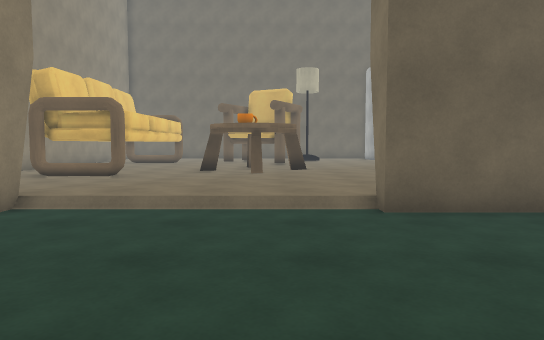
View 1 (above)

24 first-person views from a walk through a 3-D level made in the Unity game engine. The camera is 1.3 m above the floor, tilts 4° down and sees 70° across. The floor is counted in squares, 1 m on a side. Each view is taken from the middle of a square. On the plan, view 1 faces up. The plan holds only what a view shows up to about 16 squares ahead; the rest is blank. The place goes on beyond the plan. The player character is not drawn.

View 2
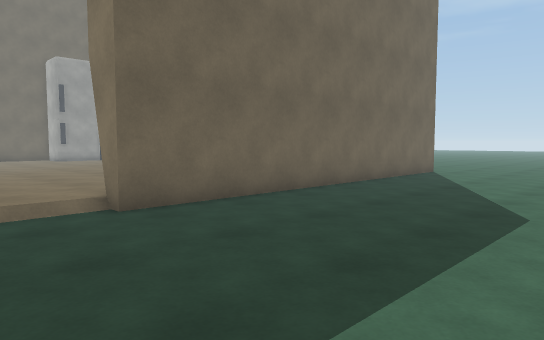

View 3
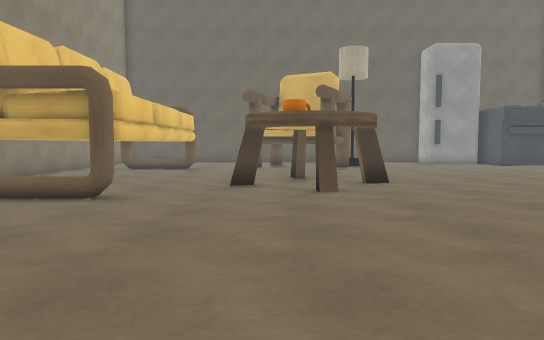

View 4
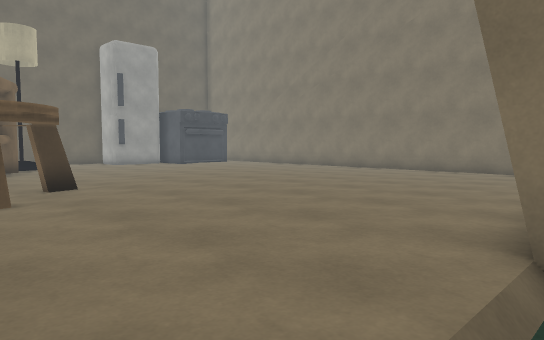

View 5
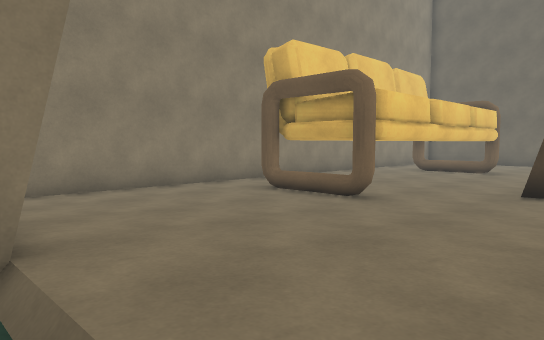

View 6
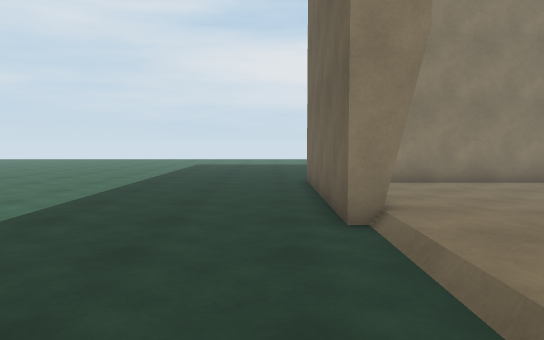

View 7
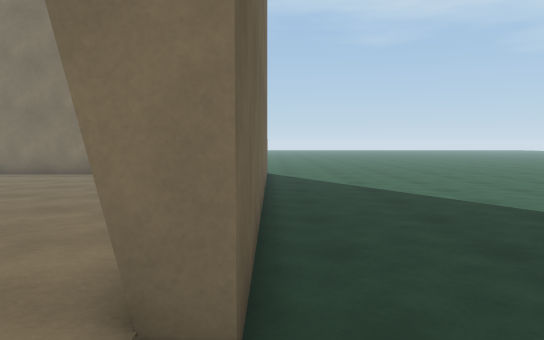

View 8
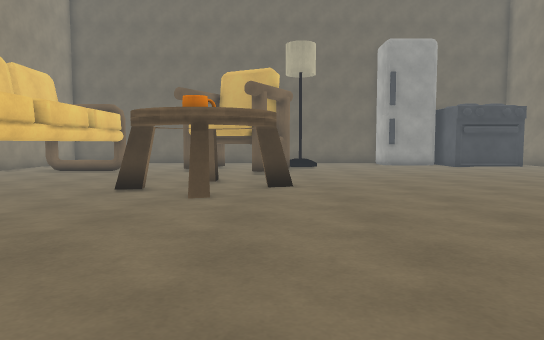

View 9
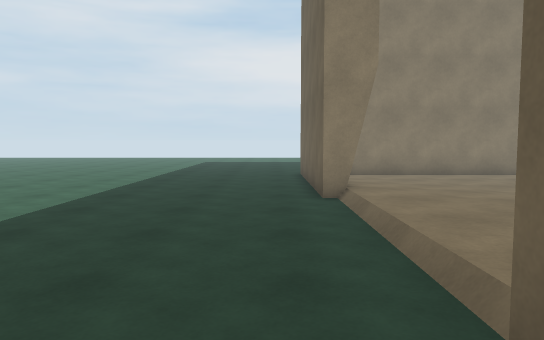

View 10
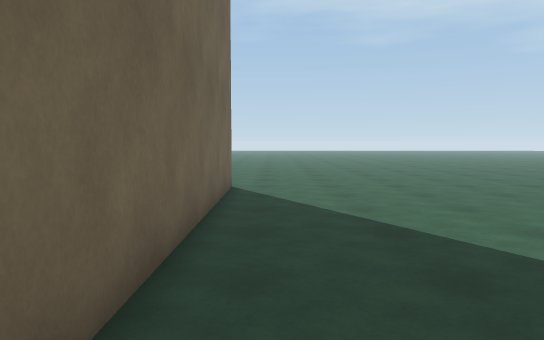

View 11
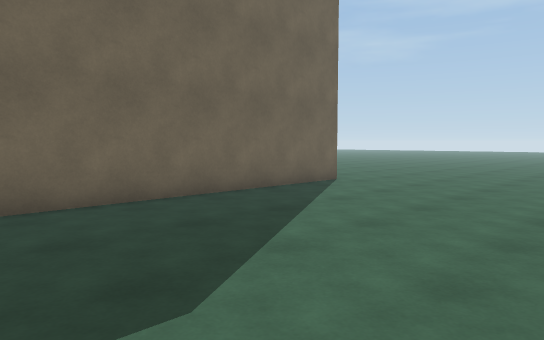

View 12
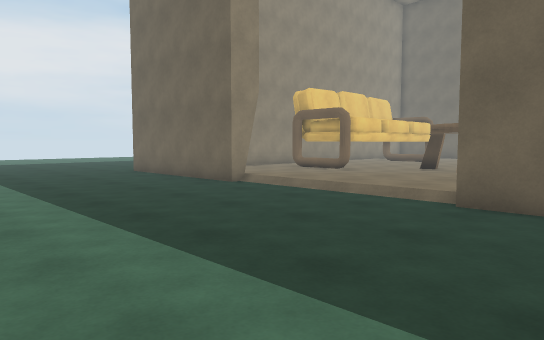

View 13
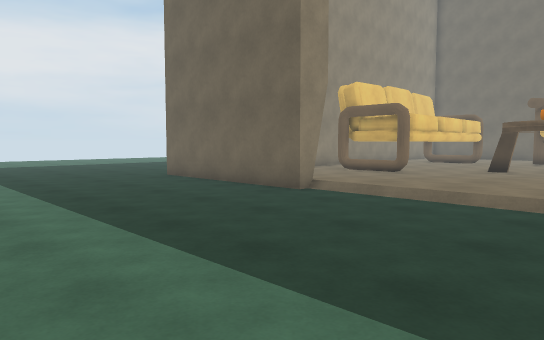

View 14
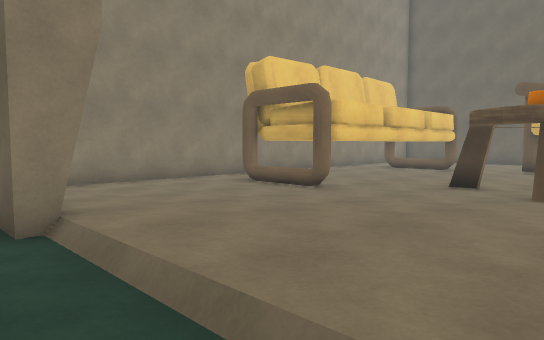

View 15
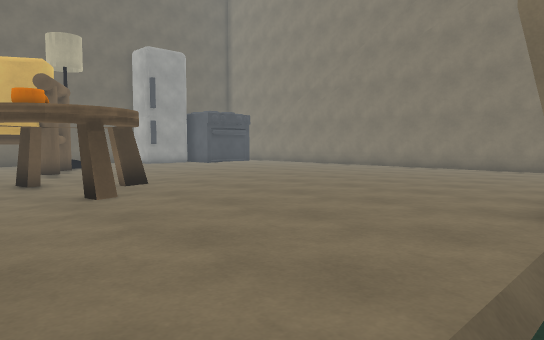

View 16
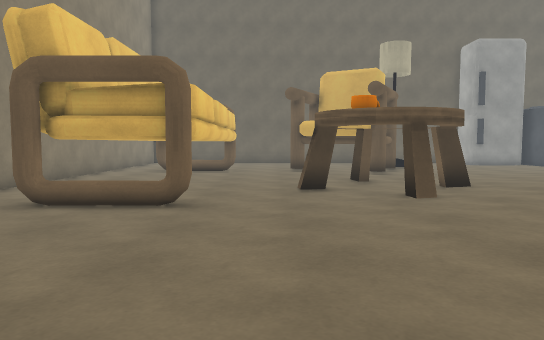

View 17
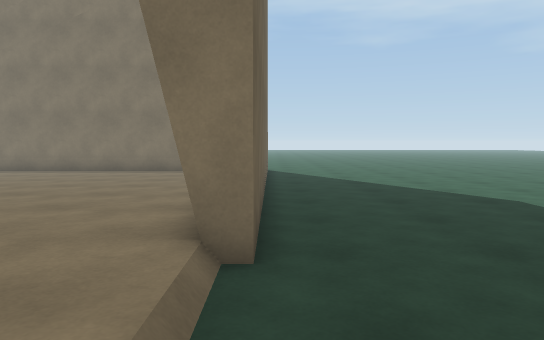

View 18
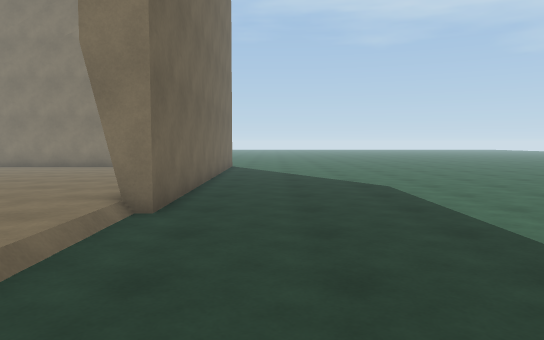

View 19
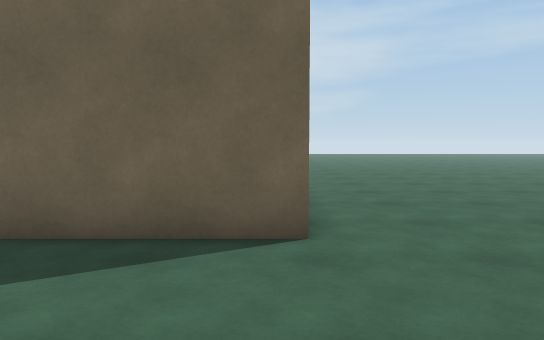

View 20
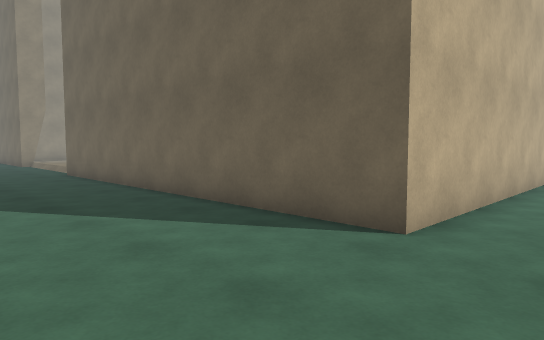

View 21
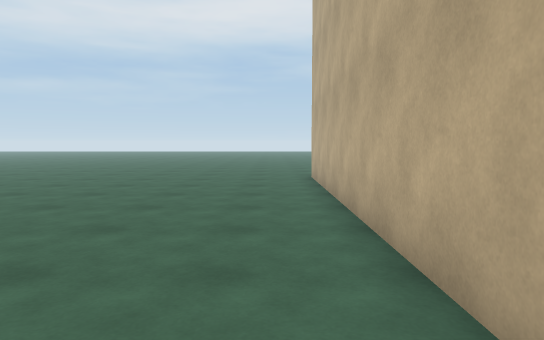

View 22
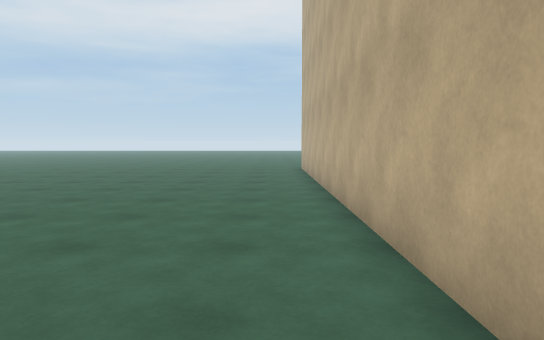

View 23
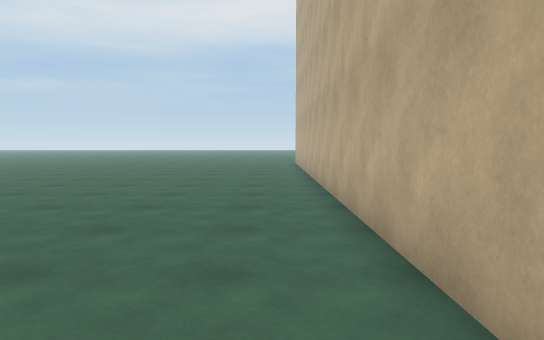

View 24
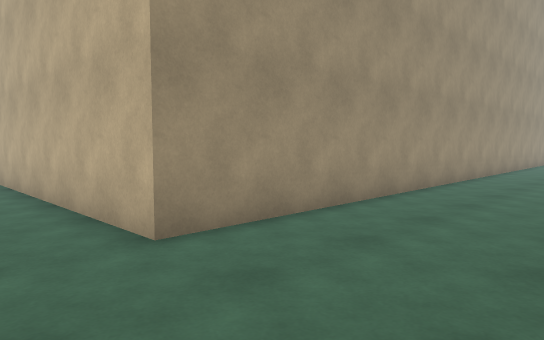

### Floor plan
Key: @ floor where view 1 was taken; # wall or solid block; . main floor; : floor 0.25 m higher than the main floor; O other object.
Columns run from 13 left of view 1 to 19 right of it. Each row starts with its distance up from view 1.
 37                                 .
 36                         .......
 35                    .............
 34               ..................
 33               ..................
 32               ################..
 31                              #..
 30                              #...
 29                              #...
 28                              #...
 27                              #...
 26             OO O             #...
 25        #. O   OO             #...
 24        #. OOOOO.             #...
 23  #     #....OOO..........    #...
 22  #     #.................    #...
 21  #     #.................    #...
 20  #     #....O...........     #...
 19  #     #...OOO....::::.      #...
 18  #     #..OO  O..:::::.      #...
 17  #     #..OO O..::::::.. ....#...
 16  #     #....OO::::::::.......#...
 15  # .####.....:::::::::.......#...
 14  # .........::::::::::.......#...
 13  # ........:::::::::::.......#...
 12  # .......::::::::::::.......#...
 11  # ......:::::::::::::.......#...
 10  # .....::::::::::::::...... #...
  9  # ...::::::::::::::::.      #...
  8  #      #::::::#             #...
  7 .########......###############...
  6 .................................
  5 .................................
  4 .................................
  3 .................................
  2 .................................
  1 .................................
  0 .............@...................
 -1 ........       ..................

Positions as (right, up) in squares from view 1, and headings:
1: (0, 0), facing up
2: (-1, 0), facing up-right
3: (-2, 6), facing up
4: (-2, 7), facing up-right
5: (-1, 7), facing up-left
6: (1, 6), facing left
7: (0, 7), facing right
8: (1, 7), facing up
9: (4, 6), facing left
10: (5, 6), facing right
11: (5, -1), facing up-right
12: (5, -1), facing up-left
13: (2, -1), facing up-left
14: (1, 6), facing up-left
15: (-4, 7), facing up-right
16: (-4, 7), facing up
17: (-2, 7), facing right
18: (-5, 5), facing right
19: (16, 2), facing up
20: (19, 2), facing up-left
21: (18, 22), facing down
22: (18, 27), facing down
23: (18, 32), facing down
24: (19, 37), facing down-left
